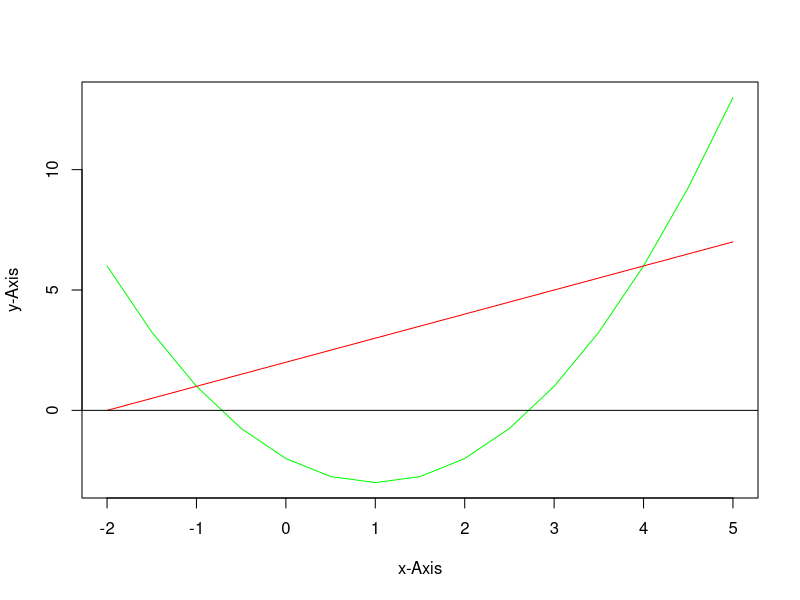

Generate this figure with R:
## ---- chunk 1
knitr::opts_chunk$set(echo = TRUE)
## ---- chunk 2
gn_funct <- function(x) {2*x-9}
area_fn <- integrate(gn_funct,4.5,8.5)
area_fn
## ---- chunk 3
limits <- seq(-2,5,0.5)

y1 <- function(x) {x^2-2*x-2}
y2 <- function(x) {x+2}
plot(limits, y1(limits), type='l', col="green", xlab="x-Axis", ylab="y-Axis")
lines(limits, y2(limits), type='l', col="red", xlab="x-Axis", ylab="y-Axis")
abline(h=0)

## ---- chunk 4
gn_funct <- function(x) {x^2-2*x-2}
area_fn <- integrate(gn_funct,-1,4)
area_fn
## ---- chunk 5
gn_funct <- function(x) {x+2}
area_fn <- integrate(gn_funct,-1,4)
area_fn
## ---- chunk 6
gn_funct <- function(x) {1/(6*x)}
area_fn <- integrate(gn_funct,1,exp(6))
area_fn
